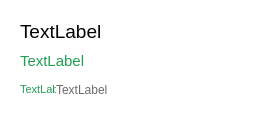
<?xml version="1.0" encoding="UTF-8"?>
<ui version="4.0">
 <class>Form</class>
 <widget class="QWidget" name="Form">
  <property name="geometry">
   <rect>
    <x>0</x>
    <y>0</y>
    <width>264</width>
    <height>121</height>
   </rect>
  </property>
  <property name="windowTitle">
   <string>Form</string>
  </property>
  <property name="styleSheet">
   <string notr="true">background-color: rgb(255, 255, 255);
border-radius:8px;</string>
  </property>
  <layout class="QGridLayout" name="gridLayout">
   <item row="0" column="0">
    <widget class="QFrame" name="frame">
     <property name="frameShape">
      <enum>QFrame::StyledPanel</enum>
     </property>
     <property name="frameShadow">
      <enum>QFrame::Raised</enum>
     </property>
     <layout class="QHBoxLayout" name="horizontalLayout">
      <property name="spacing">
       <number>0</number>
      </property>
      <property name="leftMargin">
       <number>0</number>
      </property>
      <property name="topMargin">
       <number>0</number>
      </property>
      <property name="rightMargin">
       <number>0</number>
      </property>
      <property name="bottomMargin">
       <number>0</number>
      </property>
      <item>
       <widget class="QFrame" name="frame_2">
        <property name="frameShape">
         <enum>QFrame::StyledPanel</enum>
        </property>
        <property name="frameShadow">
         <enum>QFrame::Raised</enum>
        </property>
        <layout class="QVBoxLayout" name="verticalLayout">
         <item>
          <widget class="QLabel" name="label">
           <property name="font">
            <font>
             <pointsize>14</pointsize>
            </font>
           </property>
           <property name="text">
            <string>TextLabel</string>
           </property>
          </widget>
         </item>
         <item>
          <widget class="QLabel" name="label_2">
           <property name="font">
            <font>
             <pointsize>11</pointsize>
            </font>
           </property>
           <property name="styleSheet">
            <string notr="true">color: rgb(35, 158, 86);</string>
           </property>
           <property name="text">
            <string>TextLabel</string>
           </property>
          </widget>
         </item>
         <item>
          <widget class="QFrame" name="frame_4">
           <property name="frameShape">
            <enum>QFrame::StyledPanel</enum>
           </property>
           <property name="frameShadow">
            <enum>QFrame::Raised</enum>
           </property>
           <layout class="QHBoxLayout" name="horizontalLayout_2">
            <property name="spacing">
             <number>0</number>
            </property>
            <property name="leftMargin">
             <number>0</number>
            </property>
            <property name="topMargin">
             <number>0</number>
            </property>
            <property name="rightMargin">
             <number>0</number>
            </property>
            <property name="bottomMargin">
             <number>0</number>
            </property>
            <item>
             <widget class="QLabel" name="label_3">
              <property name="maximumSize">
               <size>
                <width>36</width>
                <height>16777215</height>
               </size>
              </property>
              <property name="font">
               <font>
                <pointsize>8</pointsize>
               </font>
              </property>
              <property name="styleSheet">
               <string notr="true">color: rgb(35, 158, 86);</string>
              </property>
              <property name="text">
               <string>TextLabel</string>
              </property>
             </widget>
            </item>
            <item>
             <widget class="QLabel" name="label_4">
              <property name="font">
               <font>
                <pointsize>9</pointsize>
               </font>
              </property>
              <property name="styleSheet">
               <string notr="true">color: rgb(107, 107, 107);</string>
              </property>
              <property name="text">
               <string>TextLabel</string>
              </property>
             </widget>
            </item>
           </layout>
          </widget>
         </item>
        </layout>
       </widget>
      </item>
      <item>
       <widget class="QFrame" name="frame_3">
        <property name="minimumSize">
         <size>
          <width>0</width>
          <height>0</height>
         </size>
        </property>
        <property name="maximumSize">
         <size>
          <width>100</width>
          <height>16777215</height>
         </size>
        </property>
        <property name="frameShape">
         <enum>QFrame::StyledPanel</enum>
        </property>
        <property name="frameShadow">
         <enum>QFrame::Raised</enum>
        </property>
        <layout class="QGridLayout" name="gridLayout_2"/>
       </widget>
      </item>
     </layout>
    </widget>
   </item>
  </layout>
 </widget>
 <resources/>
 <connections/>
</ui>
